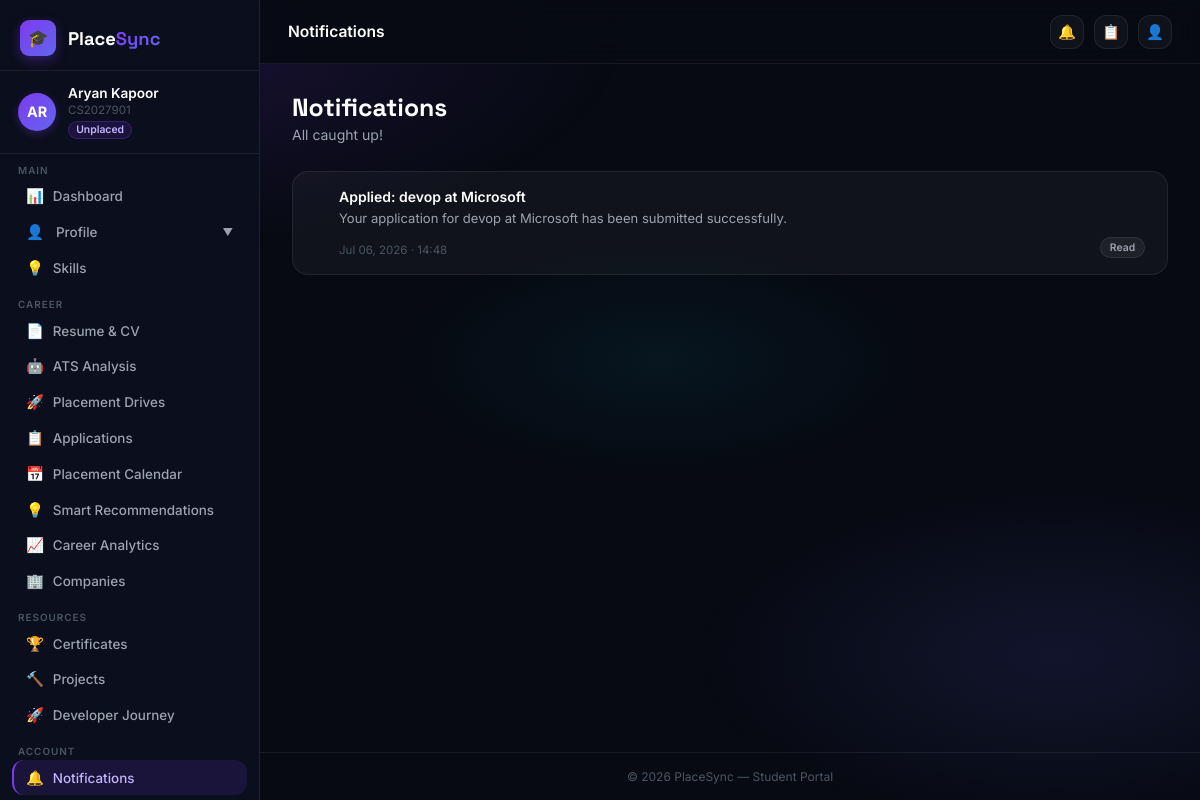
Screenshot of /student/notifications/ (signed in) with the database file from the repository.
### students/models.py (models this page shows, shortened)
class Student(models.Model):
    class PlacementStatus(models.TextChoices):
        UNPLACED = 'UNPLACED', 'Unplaced'
        PLACED = 'PLACED', 'Placed'
        INTERN = 'INTERN', 'Internship'
        PLACED_AND_INTERN = 'PLACED_AND_INTERN', 'Placed & Internship'
    user = models.OneToOneField(
        settings.AUTH_USER_MODEL,
        on_delete=models.CASCADE,
        related_name='student_profile',
        null=True,
        blank=True
    )
    college = models.ForeignKey(
        'colleges.College',
        on_delete=models.CASCADE,
        related_name='students'
    )
    department = models.ForeignKey(
        'departments.Department',
        on_delete=models.CASCADE,
        related_name='students'
    )
    batch = models.ForeignKey(
        'batches.Batch',
        on_delete=models.CASCADE,
        related_name='students'
    )
    roll_number = models.CharField(max_length=50)
    name = models.CharField(max_length=255)
    email = models.EmailField()
    phone = models.CharField(max_length=20, blank=True)
    cgpa = models.DecimalField(
        max_digits=4,
        decimal_places=2,
        null=True,
        blank=True,
        help_text="CGPA out of 10"
    )
    spi = models.DecimalField(
        max_digits=4,
        decimal_places=2,
        null=True,
        blank=True,
        help_text="Semester Performance Index"
    )
    cpi = models.DecimalField(
        max_digits=4,
        decimal_places=2,
        null=True,
        blank=True,
        help_text="Cumulative Performance Index"
    )
    backlogs = models.PositiveIntegerField(
        default=0,
        help_text="Number of active backlogs"
    )
    semester = models.PositiveSmallIntegerField(
        default=1,
        help_text="Current semester"
    )
    division = models.CharField(
        max_length=10,
        blank=True,
        help_text="Class division/section"
    )
    placement_status = models.CharField(
        max_length=20,
        choices=PlacementStatus.choices,
        default=PlacementStatus.UNPLACED
    )
    package_amount = models.DecimalField(
        max_digits=10,
        decimal_places=2,
        null=True,
        blank=True,
        help_text="LPA package amount if placed"
    )
    stipend_amount = models.DecimalField(
        max_digits=10,
        decimal_places=2,
        null=True,
        blank=True,
        help_text="Monthly stipend amount if doing internship"
    )
    photo = models.ImageField(upload_to='student_photos/', blank=True, null=True)
    date_of_birth = models.DateField(blank=True, null=True)
    gender = models.CharField(max_length=20, blank=True)
    leetcode_url = models.URLField(blank=True)
    codechef_url = models.URLField(blank=True)
    hackerrank_url = models.URLField(blank=True)
    preferred_job_role = models.CharField(max_length=100, blank=True)
    preferred_work_location = models.CharField(max_length=100, blank=True)
    higher_studies = models.CharField(max_length=255, blank=True, help_text="e.g. MS in CS, MBA")
    tenth_board = models.CharField(max_length=100, blank=True)
    tenth_percentage = models.DecimalField(max_digits=5, decimal_places=2, null=True, blank=True)
    twelfth_board = models.CharField(max_length=100, blank=True)
    twelfth_percentage = models.DecimalField(max_digits=5, decimal_places=2, null=True, blank=True, verbose_name="12th/Diploma Percentage")
    degree = models.CharField(max_length=100, blank=True, default="B.Tech")
    current_academic_year = models.CharField(max_length=50, blank=True, help_text="e.g. 1st Year, 2nd Year, etc.")
    admission_year = models.PositiveIntegerField(null=True, blank=True)
    graduation_year = models.PositiveIntegerField(null=True, blank=True)
    course = models.CharField(max_length=100, blank=True, default="Computer Science & Engineering")
    bio = models.TextField(blank=True, help_text="Short personal introduction")
    address = models.CharField(max_length=500, blank=True)
    skills = models.TextField(
        blank=True,
        help_text="Comma-separated skills e.g. Python, Django, SQL"
    )
    linkedin_url = models.URLField(blank=True)
    github_url = models.URLField(blank=True)
    portfolio_url = models.URLField(blank=True)
    resume = models.FileField(
        upload_to='student_resumes/',
        blank=True,
        null=True,
        help_text="Upload PDF resume"
    )
    resume_uploaded_at = models.DateTimeField(null=True, blank=True)
    class Meta:
        constraints = [
            models.UniqueConstraint(
                fields=['college', 'roll_number'],
                name='unique_college_roll_number'
            ),
        ]
        ordering = ['roll_number']

### communication/models.py (models this page shows, shortened)
class Notification(models.Model):
    user = models.ForeignKey(
        settings.AUTH_USER_MODEL,
        on_delete=models.CASCADE,
        related_name='notifications'
    )
    title = models.CharField(max_length=255)
    message = models.TextField()
    is_read = models.BooleanField(default=False)
    created_at = models.DateTimeField(auto_now_add=True)
    class Meta:
        ordering = ['-created_at']

### student_portal/views.py (the view)
# urls.py: path('notifications/',                    StudentNotificationsView.as_view(),         name='notifications'),
class StudentNotificationsView(StudentRequiredMixin, View):
    template_name = 'student_portal/notifications.html'
    def get(self, request, *args, **kwargs):
        student = _get_student(request)
        notifications = Notification.objects.filter(user=request.user)
        return render(request, self.template_name, {
            **_base_ctx(request, student),
            'notifications': notifications,
            'unread_count': notifications.filter(is_read=False).count(),
        })

### student_portal/views.py (called while the page is built)
def _get_student(request):
    try:
        return request.user.student_profile
    except Student.DoesNotExist:
        return None

def _base_ctx(request, student=None):
    unread = 0
    if request.user.is_authenticated:
        unread = Notification.objects.filter(user=request.user, is_read=False).count()
    return {
        'student': student or _get_student(request),
        'unread_count': unread,
    }

    def dispatch(self, request, *args, **kwargs):
        if not request.user.is_authenticated:
            return self.handle_no_permission()
        if request.user.role != 'STUDENT':
            return redirect('dashboard:index')
        return super().dispatch(request, *args, **kwargs)

### templates/student_portal/notifications.html (shortened to what this page needs)
{% extends 'student_portal/base.html' %}
{% block topbar_title %}Notifications{% endblock %}
{% block nav_notif %}active{% endblock %}
{% block content %}
<div class="sp-page-header">
  <div>
    <h1 class="sp-page-title">Notifications</h1>
    <p class="sp-page-subtitle">
      {% if unread_count %}{{ unread_count }} unread notification{{ unread_count|pluralize }}{% else %}All caught up!{% endif %}
    </p>
  </div>
</div>
{% if notifications %}
<div class="sp-card">
  {% for notif in notifications %}
  <div class="sp-notif-item {% if not notif.is_read %}unread{% endif %}">
    {% if not notif.is_read %}
      <div class="sp-notif-dot-indicator"></div>
    {% else %}
      <div style="width:8px;flex-shrink:0;"></div>
    {% endif %}
    <div style="flex:1;">
      <div class="sp-notif-title">{{ notif.title }}</div>
      <div class="sp-notif-msg">{{ notif.message }}</div>
      <div style="display:flex;align-items:center;justify-content:space-between;margin-top:.5rem;">
        <div class="sp-notif-time">{{ notif.created_at|date:"M d, Y · H:i" }}</div>
        {% if not notif.is_read %}
        <form method="post" action="{% url 'student_portal:notification_read' notif.pk %}">
          {% csrf_token %}
          <button type="submit" class="sp-btn sp-btn-secondary sp-btn-xs">Mark Read</button>
        </form>
        {% else %}
          <span class="sp-badge sp-badge-gray" style="font-size:.65rem;">Read</span>
        {% endif %}
      </div>
    </div>
  </div>
  {% endfor %}
</div>
{% else %}
<div class="sp-empty" style="padding:5rem 2rem;">
  <div class="sp-empty-icon">🔔</div>
  <div class="sp-empty-text">No notifications yet</div>
  <div class="sp-empty-sub">Your TPO will send notifications about placement drives and updates here.</div>
</div>
{% endif %}
{% endblock %}

### templates/student_portal/base.html (shortened to what this page needs)
{% load static %}
<!DOCTYPE html>
<html lang="en">
<head>
<link rel="stylesheet" href="{% static 'css/student.css' %}">
</head>
<body>
<div class="sp-layout">
  <aside class="sp-sidebar" role="navigation" aria-label="Student navigation">
    <a href="{% url 'student_portal:dashboard' %}" class="sp-brand">
      <div class="sp-brand-icon">🎓</div>
      <div class="sp-brand-text">Place<span>Sync</span></div>
    </a>
    {% if student %}
    <div class="sp-identity">
      <div class="sp-avatar">{{ student.name|slice:":2"|upper }}</div>
      <div>
        <div class="sp-identity-name">{{ student.name }}</div>
        <div class="sp-identity-roll">{{ student.roll_number }}</div>
        <div class="sp-identity-badge">{{ student.get_placement_status_display }}</div>
      </div>
    </div>
    {% endif %}
    <div class="sp-section">
      <div class="sp-section-label">Main</div>
      <ul class="sp-nav">
        <li><a href="{% url 'student_portal:dashboard' %}"     class="sp-link {% block nav_dashboard %}{% endblock %}"><span class="sp-link-icon">📊</span> Dashboard</a></li>
        <li>
          <details class="sp-nav-details" {% block nav_profile_open %}{% endblock %}>
            <summary class="sp-link {% block nav_profile_parent %}{% endblock %}" style="display: flex; align-items: center; justify-content: space-between; cursor: pointer; list-style: none; outline: none; width: 100%;">
              <span style="display: flex; align-items: center; gap: 0.75rem;">
                <span class="sp-link-icon">👤</span> Profile
              </span>
              <span class="sp-dropdown-caret" style="font-size: 0.65rem; color: var(--txt-2); transition: var(--t);">▼</span>
            </summary>
          </details>
        </li>
        <li><a href="{% url 'student_portal:skills' %}"        class="sp-link {% block nav_skills %}{% endblock %}"><span class="sp-link-icon">💡</span> Skills</a></li>
      </ul>
    </div>
    <div class="sp-section">
      <div class="sp-section-label">Career</div>
      <ul class="sp-nav">
        <li><a href="{% url 'student_portal:resume_dashboard' %}" class="sp-link {% block nav_resume %}{% endblock %}"><span class="sp-link-icon">📄</span> Resume &amp; CV</a></li>
        <li><a href="{% url 'student_portal:resume_dashboard' %}" class="sp-link {% block nav_ats %}{% endblock %}"><span class="sp-link-icon">🤖</span> ATS Analysis</a></li>
        <li><a href="{% url 'student_portal:drives' %}"        class="sp-link {% block nav_drives %}{% endblock %}"><span class="sp-link-icon">🚀</span> Placement Drives</a></li>
        <li><a href="{% url 'student_portal:applications' %}"  class="sp-link {% block nav_applications %}{% endblock %}"><span class="sp-link-icon">📋</span> Applications</a></li>
        <li><a href="{% url 'student_portal:calendar' %}"      class="sp-link {% block nav_calendar %}{% endblock %}"><span class="sp-link-icon">📅</span> Placement Calendar</a></li>
        <li><a href="{% url 'student_portal:recommendations' %}" class="sp-link {% block nav_recommendations %}{% endblock %}"><span class="sp-link-icon">💡</span> Smart Recommendations</a></li>
        <li><a href="{% url 'student_portal:analytics' %}"       class="sp-link {% block nav_analytics %}{% endblock %}"><span class="sp-link-icon">📈</span> Career Analytics</a></li>
        <li><a href="{% url 'student_portal:drives' %}"        class="sp-link {% block nav_companies %}{% endblock %}"><span class="sp-link-icon">🏢</span> Companies</a></li>
      </ul>
    </div>
    <div class="sp-section">
      <div class="sp-section-label">Resources</div>
      <ul class="sp-nav">
        <li><a href="{% url 'student_portal:certificates_list' %}"       class="sp-link {% block nav_certs %}{% endblock %}"><span class="sp-link-icon">🏆</span> Certificates</a></li>
        <li><a href="{% url 'student_portal:projects_list' %}"  class="sp-link {% block nav_projects %}{% endblock %}"><span class="sp-link-icon">🔨</span> Projects</a></li>
        <li><a href="{% url 'student_portal:journey' %}"  class="sp-link {% block nav_coding %}{% endblock %}"><span class="sp-link-icon">🚀</span> Developer Journey</a></li>
      </ul>
    </div>
    <div class="sp-section">
      <div class="sp-section-label">Account</div>
      <ul class="sp-nav">
        <li>
          <a href="{% url 'student_portal:notifications' %}" class="sp-link {% block nav_notif %}{% endblock %}">
            <span class="sp-link-icon">🔔</span> Notifications
          </a>
        </li>
      </ul>
    </div>
  </aside>
  <div class="sp-main">
    <header class="sp-topbar">
      <span class="sp-topbar-title">{% block topbar_title %}Dashboard{% endblock %}</span>
      <div class="sp-topbar-right">
        <a href="{% url 'student_portal:notifications' %}" class="sp-topbar-btn" title="Notifications">
          🔔
        </a>
        <a href="{% url 'student_portal:applications' %}" class="sp-topbar-btn" title="Applications">📋</a>
        <a href="{% url 'student_portal:profile' %}"      class="sp-topbar-btn" title="Profile">👤</a>
      </div>
    </header>
    <main class="sp-content" id="main-content">
      {% block content %}{% endblock %}
    </main>
    <footer class="sp-page-footer">
      &copy; 2026 PlaceSync &mdash; Student Portal
    </footer>
  </div>
</div>
</body>
</html>

### templates/student_portal/base.html (style rules this page uses)
summary { list-style: none; }

### rows the page displays
Student: name "AR", name "Aryan Kapoor", roll_number "CS2027901", placement_status "Unplaced"
Notification: title "Applied: devop at Microsoft", message "Your application for devop at Microsoft has been submitted successfully.", created_at "Jul 06, 2026 · 14:48", is_read "Read"
